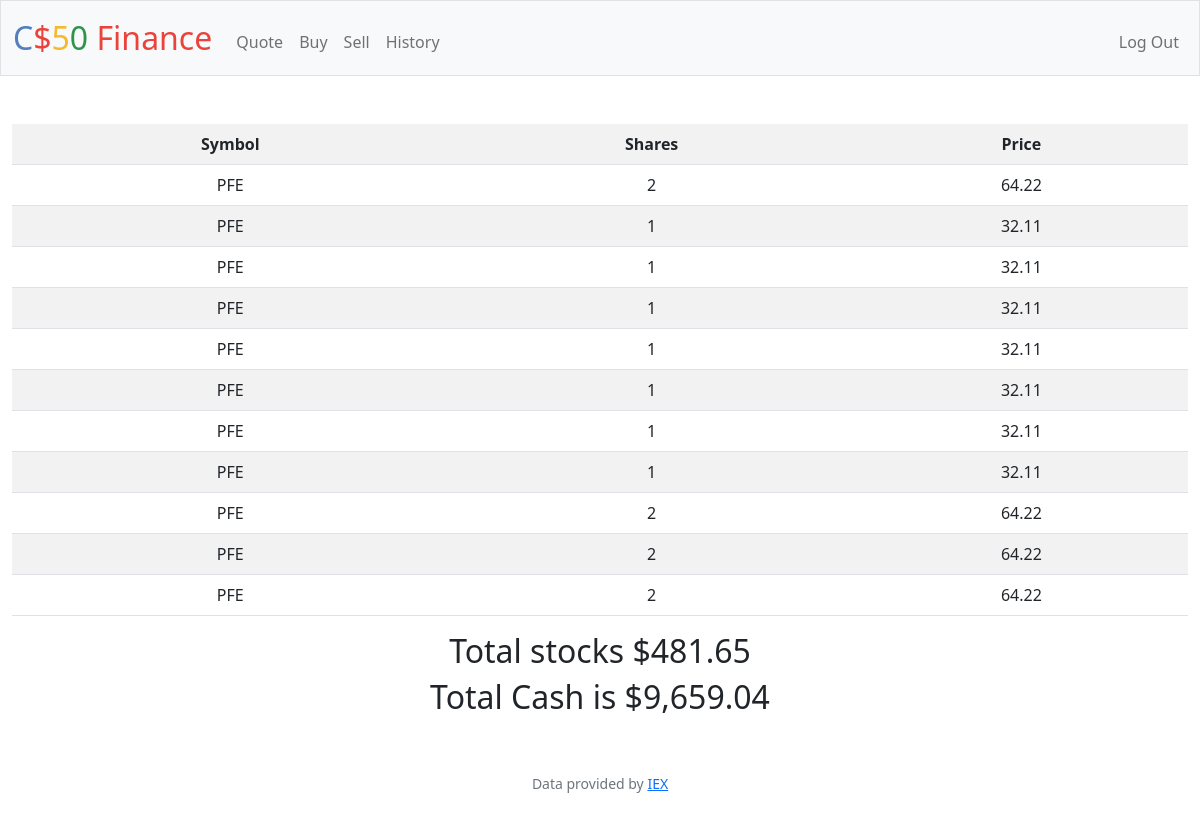
/ (signed in), run on the app's committed database.
### tables this page shows
CREATE TABLE purchase (id_purchase INTEGER PRIMARY KEY AUTOINCREMENT NOT NULL,id_user INTEGER NOT NULL,price NUMERIC NOT NULL, stock_symbol varchar(255), username TEXT NOT NULL, name TEXT NOT NULL, shares INTEGER NOT NULL);

### app.py (the view)
@app.route("/")
@login_required
def index():
    """for the user currently logged in, which stocks the user owns, the numbers of shares owned,
    the current price of each stock, and the total value of each holding (i.e., shares times price)"""
    stocks = db.execute("SELECT stock_symbol,shares,price FROM purchase WHERE id_user = ?",session["user_id"])
    user_cash = float(db.execute("SELECT cash FROM users WHERE id = ?",session["user_id"])[0]["cash"])
    total = 0
    for j in stocks:
        total += j["price"]
    return render_template("layout.html",stocks=stocks,cash = usd(user_cash),total=usd(total))

### app.py (called while the page is built)
@app.after_request
def after_request(response):
    response.headers["Cache-Control"] = "no-cache, no-store, must-revalidate"
    response.headers["Expires"] = 0
    response.headers["Pragma"] = "no-cache"
    return response

### helpers.py (called while the page is built)
def login_required(f):
    @wraps(f)
    def decorated_function(*args, **kwargs):
        if session.get("user_id") is None:
            return redirect("/login")
        return f(*args, **kwargs)
    return decorated_function

def usd(value):
    return f"${value:,.2f}"

### templates/layout.html (shortened to what this page needs)
<!DOCTYPE html>
<html lang="en">
    <head>
        <link href="https://cdn.jsdelivr.net/npm/bootstrap@5.1.3/dist/css/bootstrap.min.css" rel="stylesheet">
        <link href="/static/styles.css" rel="stylesheet">
    </head>
    <body>
        <nav class="bg-light border navbar navbar-expand-md navbar-light">
            <div class="container-fluid">
                <a class="navbar-brand" href="/"><span class="blue">C</span><span class="red">$</span><span class="yellow">5</span><span class="green">0</span> <span class="red">Finance</span></a>
                <div class="collapse navbar-collapse" id="navbar">
                    {% if session["user_id"] %}
                        <ul class="navbar-nav me-auto mt-2">
                            <li class="nav-item"><a class="nav-link" href="/quote">Quote</a></li>
                            <li class="nav-item"><a class="nav-link" href="/buy">Buy</a></li>
                            <li class="nav-item"><a class="nav-link" href="/sell">Sell</a></li>
                            <li class="nav-item"><a class="nav-link" href="/history">History</a></li>
                        </ul>
                        <ul class="navbar-nav ms-auto mt-2">
                            <li class="nav-item"><a class="nav-link" href="/logout">Log Out</a></li>
                        </ul>
                    {% else %}
                        <ul class="navbar-nav ms-auto mt-2">
                            <li class="nav-item"><a class="nav-link" href="/register">Register</a></li>
                            <li class="nav-item"><a class="nav-link" href="/login">Log In</a></li>
                        </ul>
                    {% endif %}
                </div>
            </div>
        </nav>
        <main class="container-fluid py-5 text-center">
        {% block main %}
        <table class="table table-striped">
            <tr>
                <th>Symbol</th>
                <th>Shares</th>
                <th>Price</th>
            </tr>
            {% for i in stocks %}
                <tr>
                    <td>{{i.stock_symbol}}</td>
                    <td>{{i.shares}}</td>
                    <td>{{i.price}}</td>
                </tr>
            {% endfor %}
        </table>
        <h2>Total stocks {{total}}</h2>
        <h2>Total Cash is {{cash}}</h2>
        {% endblock %}
        </main>
        <footer class="mb-5 small text-center text-muted">
            Data provided by <a href="https://iexcloud.io/">IEX</a>
        </footer>
    </body>
</html>

### static/styles.css (style rules this page uses)
nav .navbar-brand { font-size: xx-large; }
nav .navbar-brand .blue { color: #537fbe; }
nav .navbar-brand .red { color: #ea433b; }
nav .navbar-brand .yellow { color: #f5b82e; }
nav .navbar-brand .green { color: #2e944b; }

### data on the page
purchase: stock_symbol "PFE", shares "2", price "64.22"
purchase: stock_symbol "PFE", shares "1", price "32.11"
purchase: stock_symbol "PFE", shares "1", price "32.11"
purchase: stock_symbol "PFE", shares "1", price "32.11"
purchase: stock_symbol "PFE", shares "1", price "32.11"
purchase: stock_symbol "PFE", shares "1", price "32.11"
purchase: stock_symbol "PFE", shares "1", price "32.11"
purchase: stock_symbol "PFE", shares "1", price "32.11"
purchase: stock_symbol "PFE", shares "2", price "64.22"
purchase: stock_symbol "PFE", shares "2", price "64.22"
purchase: stock_symbol "PFE", shares "2", price "64.22"

### other printed values
{{ total }} "$481.65"
{{ cash }} "$9,659.04"
